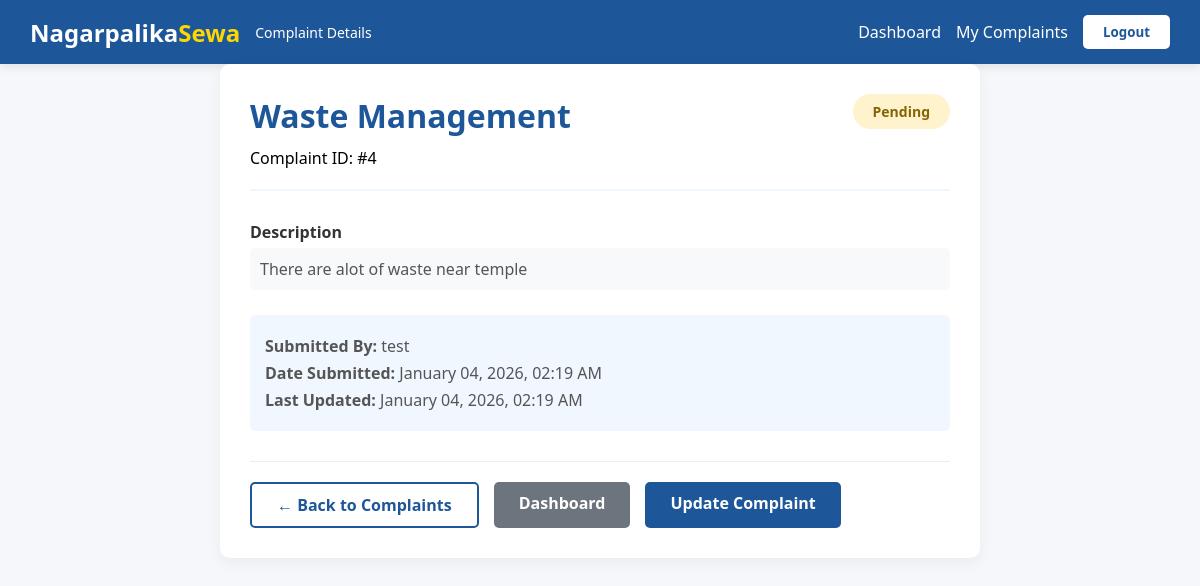
The page /complaint/4/ (signed in) on the database as committed earlier.
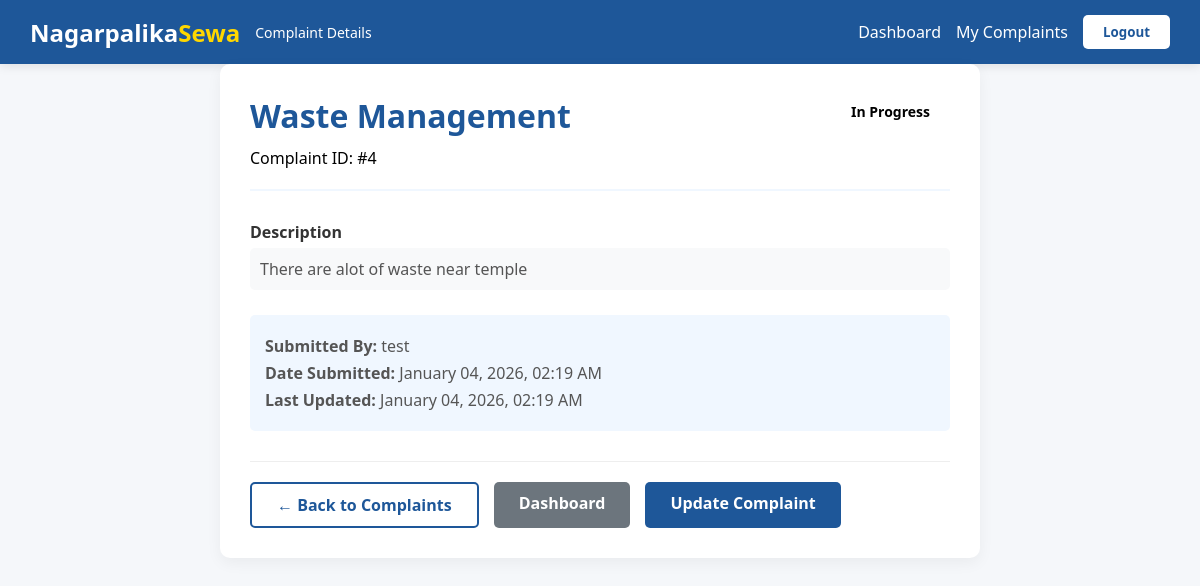
The same page on the database as committed later.
### main/models.py (models this page shows)
class Complaint(models.Model):
    STATUS_CHOICES = [
        ('PENDING', 'Pending'),
        ('IN_PROGRESS', 'In Progress'),
        ('RESOLVED', 'Resolved'),
        ('REJECTED', 'Rejected'),
    ]
    user = models.ForeignKey(User, on_delete=models.CASCADE)
    category = models.CharField(max_length=100)
    description = models.TextField()
    image = models.ImageField(upload_to='complaints/', blank=True, null=True)
    status = models.CharField(max_length=20, choices=STATUS_CHOICES, default='PENDING')
    created_at = models.DateTimeField(auto_now_add=True)

### main/views.py (the view)
# urls.py: path('complaint/<int:complaint_id>/', views.complaint_detail, name='complaint_detail'),
@login_required
def complaint_detail(request, complaint_id):
    complaint = get_object_or_404(Complaint, id=complaint_id, user=request.user)
    context = {
        'complaint': complaint,
    }
    return render(request, 'complaint_detail.html', context)

### templates/complaint_detail.html (shortened to what this page needs)
{% load static %}
<!DOCTYPE html>
<html lang="en">
<head>
    <link rel="stylesheet" href="{% static '../static/dashboard.css' %}">
    <link rel="stylesheet" href="{% static '../static/complaint_detail.css' %}">
</head>
<body>
    <nav class="navbar">
        <div class="navbar-left">
            <div class="logo">Nagarpalika<span>Sewa</span></div>
            <div class="user-info">
                Complaint Details
            </div>
        </div>
        <div style="display: flex; gap: 15px; align-items: center;">
            <a href="{% url 'dashboard' %}" style="color: white; text-decoration: none;">Dashboard</a>
            <a href="{% url 'my_complaint' %}" style="color: white; text-decoration: none;">My Complaints</a>
            {% url 'logout' as logout_url %}
            <button class="logout-btn" onclick="window.location.href='{{ logout_url }}'">Logout</button>
        </div>
    </nav>
    <div class="container detail-container">
        <div class="detail-card">
            <div class="detail-header">
                <div>
                    <h1 class="complaint-title">{{ complaint.category }}</h1>
                    <p>Complaint ID: #{{ complaint.id }}</p>
                </div>
                <span class="status-badge status-{{ complaint.status|lower }}">
                    {{ complaint.get_status_display }}
                </span>
            </div>
            <div class="detail-section">
                <span class="detail-label">Description</span>
                <div class="detail-value">{{ complaint.description }}</div>
            </div>
            <div class="meta-info">
                <p><strong>Submitted By:</strong> {{ complaint.user.username }}</p>
                <p><strong>Date Submitted:</strong> {{ complaint.created_at|date:"F d, Y, h:i A" }}</p>
                <p><strong>Last Updated:</strong> {{ complaint.created_at|date:"F d, Y, h:i A" }}</p>
            </div>
            <div class="action-buttons">
                <a href="{% url 'my_complaint' %}" class="btn btn-back">← Back to Complaints</a>
                <a href="{% url 'dashboard' %}" class="btn btn-secondary">Dashboard</a>
                {% if complaint.status != 'RESOLVED' %}
                <a href="#" class="btn btn-primary" onclick="alert('Update feature coming soon!')">Update Complaint</a>
                {% endif %}
            </div>
        </div>
    </div>
</body>
</html>

Rows that differ between the two databases and show on the page:
changed Complaint "Waste Management": status "Pending" → "In Progress"
